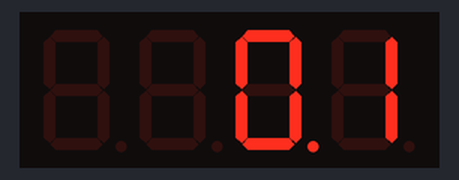
A sketch run on a simulated Arduino Uno, built with avr-gcc and run on an emulated ATmega328P. Parts: 4-digit seven-segment display.

Above: at 0.15 s.
At 5.05 s:
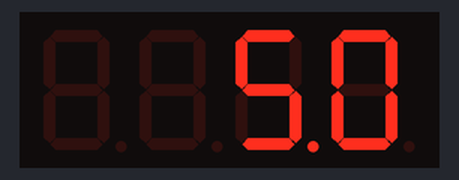
At 10.05 s:
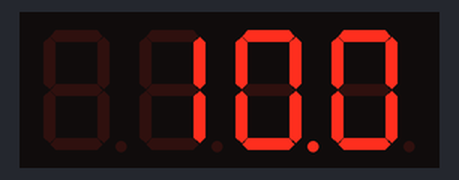
At 20.05 s:
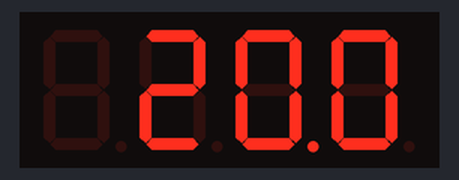
At 30.05 s:
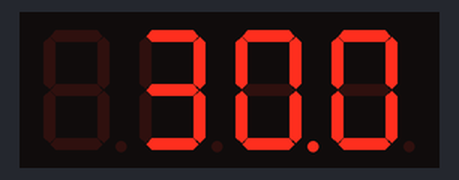
At 39.95 s:
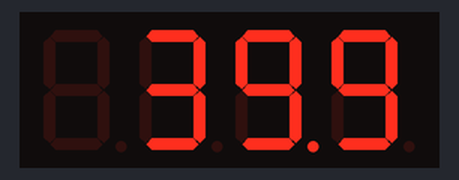

The sketch:

SevSeg_Counter.ino
```cpp
// (licence header left out)
#include "SevSeg.h"
SevSeg sevseg; //Instantiate a seven segment controller object

void setup() {
  byte numDigits = 4;
  byte digitPins[] = {2, 3, 4, 5};
  byte segmentPins[] = {6, 7, 8, 9, 10, 11, 12, 13};
  bool resistorsOnSegments = false; // 'false' means resistors are on digit pins
  byte hardwareConfig = COMMON_ANODE; // See README.md for options
  bool updateWithDelays = false; // Default. Recommended
  bool leadingZeros = false; // Use 'true' if you'd like to keep the leading zeros

  sevseg.begin(hardwareConfig, numDigits, digitPins, segmentPins, resistorsOnSegments, updateWithDelays, leadingZeros);
  sevseg.setBrightness(90);
}

void loop() {
  static unsigned long timer = millis();
  static int deciSeconds = 0;

  if (millis() - timer >= 100) {
    timer += 100;
    deciSeconds++; // 100 milliSeconds is equal to 1 deciSecond

    if (deciSeconds == 10000) { // Reset to 0 after counting for 1000 seconds.
      deciSeconds=0;
    }
    sevseg.setNumber(deciSeconds, 1);
  }

  sevseg.refreshDisplay(); // Must run repeatedly
}

/// END ///
```
